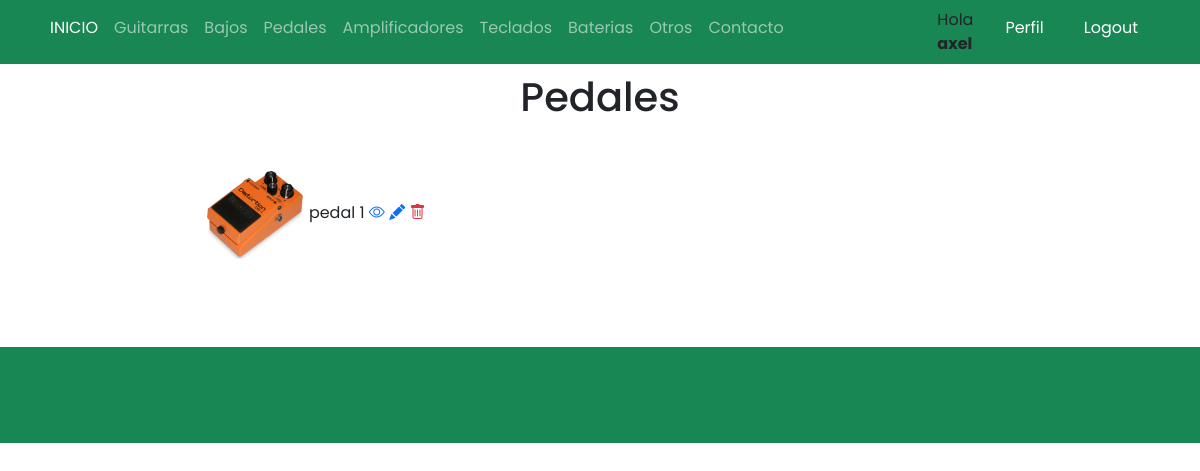
/listaPedales/ (signed in), run on the app's committed database.
### Base/models.py (models this page shows, shortened)
class Instrumento(models.Model):
    instrumentoSeleccion = (
    ('guitarra','Guitarra'),
    ('bajo', 'Bajo'),
    ('pedal','Pedal'),
    ('bateria','Bateria'),
    ('teclado','Teclado'),
    ('amplificador','Amplificador'),
    ('otro', 'Otro'),
    )
    usuario = models.ForeignKey(User, on_delete=models.CASCADE, null=True, blank=True)
    titulo = models.CharField(max_length=200)
    instrumento = models.CharField(max_length=15, choices=instrumentoSeleccion, default='guitarra')
    marca = models.CharField(max_length=40)
    modelo = models.CharField(max_length=40)
    descripcion = models.TextField(null=True, blank=True)
    year = models.IntegerField()
    precio = models.DecimalField(max_digits=10, decimal_places=2)
    fechaPublicacion = models.DateTimeField(auto_now_add=True)
    telefonoContacto = models.IntegerField()
    emailContacto = models.EmailField()
    imagenInstrumento = models.ImageField(null=True, blank=True, upload_to="imagenes/")
    class Meta:
        ordering = ['usuario', '-fechaPublicacion']

### Base/views.py (the view)
# urls.py: path('listaPedales/', PedalLista.as_view(), name='pedales'),
class PedalLista(LoginRequiredMixin, ListView):
    context_object_name = 'pedales'
    queryset = Instrumento.objects.filter(instrumento__startswith='pedal')
    template_name = 'Base/listaPedales.html'

### Base/templates/Base/listaPedales.html
{% extends 'Base/home.html' %}
{% block content %}
<br>
<br>
<div class="container text-center">
    <h1>Pedales</h1>
</div>
<br>
<div class="container text-center">
    <div class="row">
            {% for pedal in pedales %}
            <div class="col-sm-6 align-items-center">
                <div class="card-body">
                <img src="{{pedal.imagenInstrumento.url}}" class="" width="100px">
                {{pedal.titulo}}
                <a href="{% url 'pedal' pedal.id %}"><i class="bi bi-eye"></i></a>
                {% if user.id == pedal.usuario.id %}
                <a href="{% url 'pedal_editar' pedal.id %}"><i class="bi bi-pencil-fill"></i></a>
                <a href="{% url 'pedal_eliminar' pedal.id %}"><i class="bi bi-trash text-danger"></i></a>
                <br>
                <br>
                <br>
                <br>
                {% endif %}
                </div>
            </div>
            {% endfor %}
    </div>
</div>
{% endblock %}

### Base/templates/Base/home.html (shortened to what this page needs)
{% load static %}
<!DOCTYPE html>
<html lang="en">
<head>
    <link href="https://cdn.jsdelivr.net/npm/bootstrap@5.0.2/dist/css/bootstrap.min.css" rel="stylesheet"
>
    <link rel="stylesheet" href="https://cdn.jsdelivr.net/npm/bootstrap-icons@1.3.0/font/bootstrap-icons.css">
    <link rel="stylesheet" type="text/css" href="{% static 'style.css' %}">
</head>
<body>
    <nav class="navbar navbar-expand-sm bg-success navbar-dark py-2 fixed-top">
      <div class="container">
            <div class="collapse navbar-collapse" id="navmenu">
              <ul class="navbar-nav mr-auto">
                <li class="nav-item">
                  <a class="nav-link" href="{% url 'home' %}"><span class="text-white">INICIO</span></a>
                </li>
                <li class="nav-item">
                  <a class="nav-link" href="{% url 'guitarras' %}">Guitarras</a>
                </li>
                <li class="nav-item">
                  <a class="nav-link" href="{% url 'bajos' %}">Bajos</a>
                </li>
                <li class="nav-item">
                  <a class="nav-link" href="{% url 'pedales' %}">Pedales</a>
                </li>
                <li class="nav-item">
                  <a class="nav-link" href="{% url 'amplificadores' %}">Amplificadores</a>
                </li>
                <li class="nav-item">
                  <a class="nav-link" href="{% url 'teclados' %}">Teclados</a>
                </li>
                <li class="nav-item">
                  <a class="nav-link" href="{% url 'baterias' %}">Baterias</a>
                </li>
                <li class="nav-item">
                  <a class="nav-link" href="{% url 'otros' %}">Otros</a>
                </li>
                <li class="nav-item">
                  <a class="nav-link" href="{% url 'acerca_de_mi' %}">Contacto</a>
                </li>
                <div class="container"></div>
                <div class="container"></div>
                <div class="container"></div>
                <div class="container"></div>
                <div class="container"></div>
                {% if request.user.is_authenticated %}
                <div class="container">
                <li class="nav-item">
                  <span class="text-dark"> Hola <strong>{{request.user.first_name}}</strong></span>
                </li>
                </div>
                <div class="container">
                <li class="nav-item">
                  <a class="nav-link" href="{% url 'editar_perfil' %}"><span class="text-white">Perfil</span></a>
                </li>
                </div>
                <div class="container">
                <li class="nav-item">
                  <a class="nav-link" href="{% url 'logout' %}"><span class="text-white">Logout</span></a>
                </li>
                </div>
              {% endif %}
           </ul>
          </div>
      </div>
  </nav>
      {% block content %}{% endblock %}
  <footer class="p-5 bg-success text-white text-center position-relative">
  </footer>
</body>
</html>

### Base/static/style.css (style rules this page uses)
body { background-color: white; font-family: 'Poppins', 'Nunito', sans-serif; padding-top: 25px; }
a { text-decoration: none; }
li { text-decoration: none; }

### data on the page
Instrumento: imagenInstrumento (picture), titulo "pedal 1"

### other printed values
{{ request.user.first_name }} "axel"
